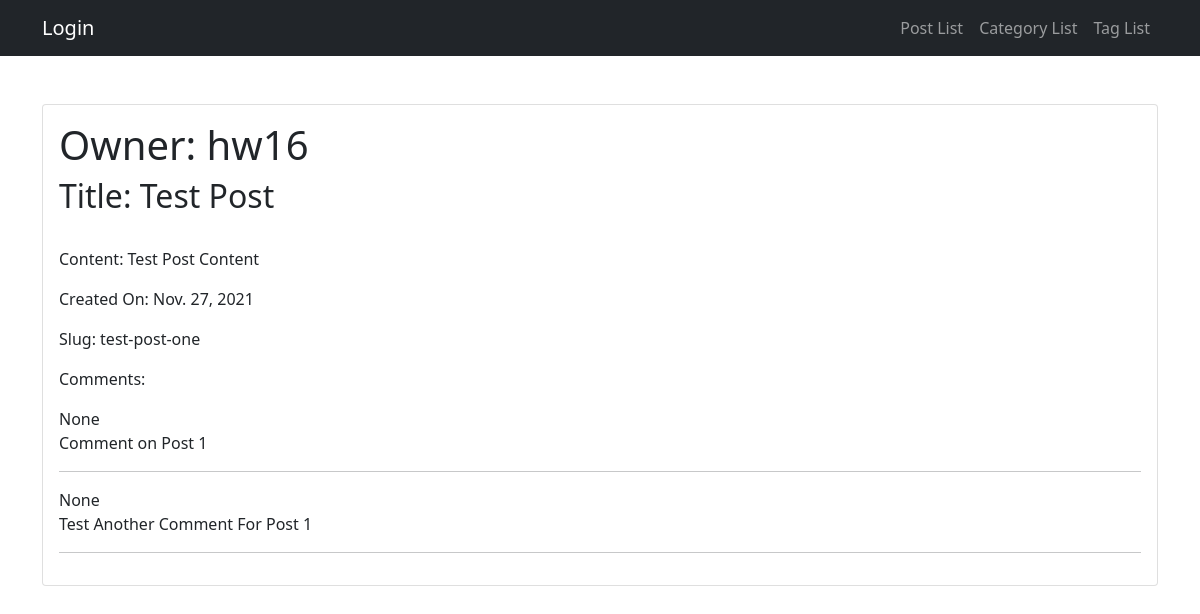
/weblog/post/test-post-one, run on an earlier commit of the app's database.
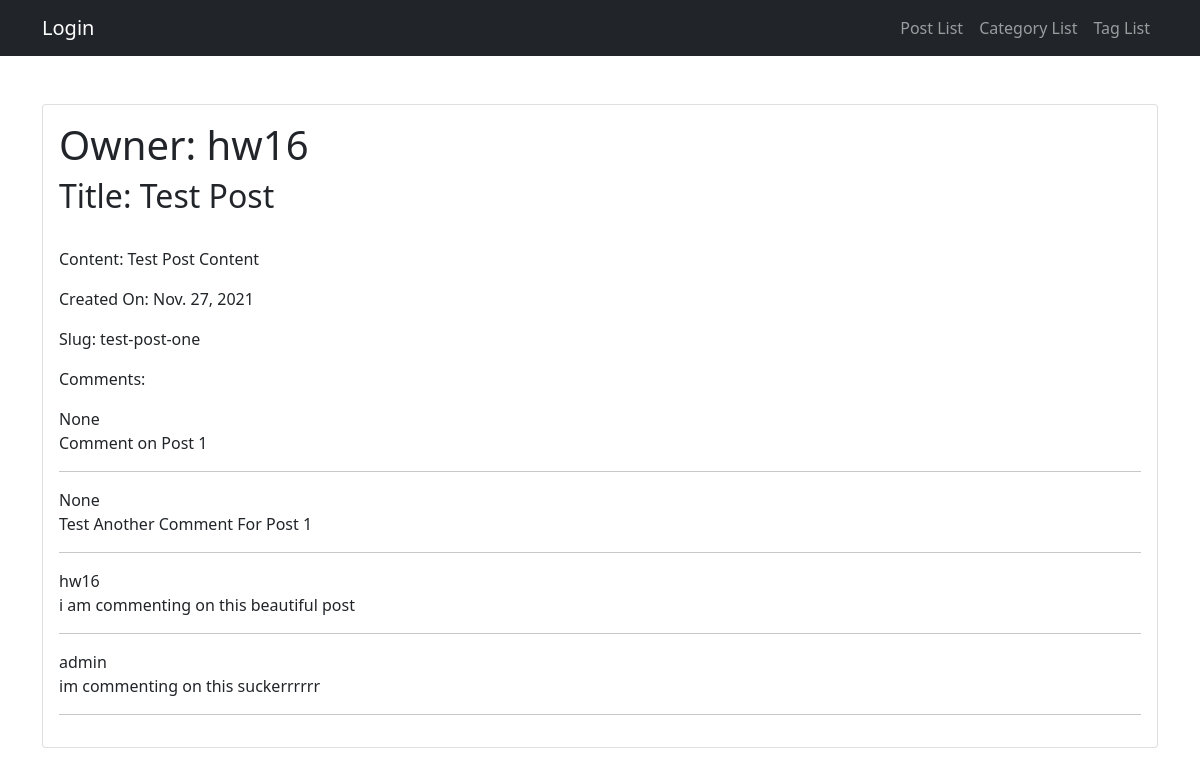
And on a later commit of the database.
### weblog/models.py (models this page shows, shortened)
class Comment(models.Model):
    post = models.ForeignKey(Post,on_delete=models.CASCADE)
    owner = models.ForeignKey(User, on_delete=models.CASCADE, verbose_name="Comment Owner", null=True)
    text = models.TextField()
    like = models.IntegerField(default=0)
    updated_on = models.DateTimeField(auto_now=True, null=True)

### weblog/views.py (the view)
# urls.py: path("post/<slug:slug>", post_detail, name="post_detail"),
def post_detail(request, slug):
    post = Post.objects.get(slug=slug)
    form = CommentForm()
    context = {'post': post, 'form': form}
    return render(request, 'weblog/post_detail.html', context=context)

### weblog/templates/weblog/post_detail.html (shortened to what this page needs)
{% extends 'weblog/index.html' %}
{% load static %}
{% block content %}
    <div class="card mb-4">
        <div class="card-body">
            <h1 class="card-title">Owner: {{post.owner}}</h1>
            <h2 class="card-title">Title: {{post.title}}</h2><br>
            <p class="card-text">Content: {{post.content}}</p>
            <p class="card-text">Created On: {{post.created}}</p>
            <p class="card-text">Slug: {{post.slug}}</p>
            <p class="card-text">Comments: </p>
            {% for comment in post.comment_set.all %}
                {{comment.owner}} <br>
                {{comment.text}} <br>
                <hr>
            {% endfor %}
        </div>
    </div>
{% endblock content %}

What changed in the data, as far as the page shows it:
added Comment: owner "hw16", text "i am commenting on this beautiful post"
added Comment: owner "admin", text "im commenting on this suckerrrrrr"
